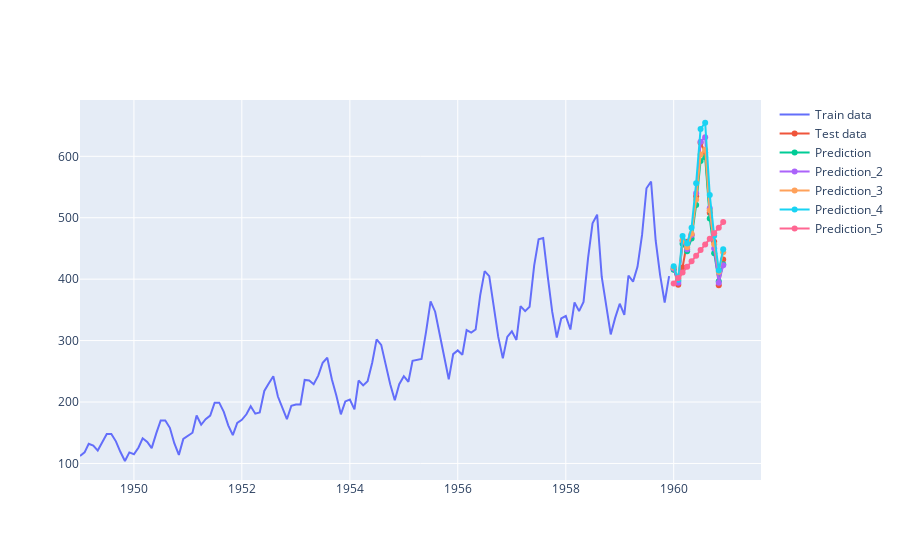

This figure's notebook cell:
### Code cell
iplot(Figure([Scatter(x = train.index,
                     y = train.values,
                     name = 'Train data'),
             Scatter(x = test.index,
                     y = test.values,
                     name = 'Test data'),
             Scatter(x = preds.index,
                    y = preds.values,
                    name = 'Prediction'),
             Scatter(x = preds_2.index,
                    y = preds_2.values,
                    name = 'Prediction_2'),
             Scatter(x = preds_3.index,
                    y = preds_3.values,
                    name = 'Prediction_3'),
             Scatter(x = preds_4.index,
                    y = preds_4.values,
                    name = 'Prediction_4'),
             Scatter(x = preds_5.index,
                    y = preds_5.values,
                    name = 'Prediction_5')]))

### Figure 1 — Plotly figure (JSON) as saved in the notebook; plotly's stock layout.template omitted (floating-point values rounded to 4 significant figures; data arrays with more than 128 entries replaced by an {"elided": "..."} marker saying what was removed)
{"data": [{"name": "Train data", "type": "scatter", "x": {"elided": "132 str values"}, "y": {"elided": "132 int values"}}, {"name": "Test data", "type": "scatter", "x": ["1960-01-01T00:00:00", "1960-02-01T00:00:00", "1960-03-01T00:00:00", "1960-04-01T00:00:00", "1960-05-01T00:00:00", "1960-06-01T00:00:00", "1960-07-01T00:00:00", "1960-08-01T00:00:00", "1960-09-01T00:00:00", "1960-10-01T00:00:00", "1960-11-01T00:00:00", "1960-12-01T00:00:00"], "y": [417, 391, 419, 461, 472, 535, 622, 606, 508, 461, 390, 432]}, {"name": "Prediction", "type": "scatter", "x": ["1960-01-01T00:00:00", "1960-02-01T00:00:00", "1960-03-01T00:00:00", "1960-04-01T00:00:00", "1960-05-01T00:00:00", "1960-06-01T00:00:00", "1960-07-01T00:00:00", "1960-08-01T00:00:00", "1960-09-01T00:00:00", "1960-10-01T00:00:00", "1960-11-01T00:00:00", "1960-12-01T00:00:00"], "y": [415.5, 397.1, 457.5, 445.4, 466.2, 520.7, 592.4, 598.8, 498.8, 442.4, 396.5, 424.3]}, {"name": "Prediction_2", "type": "scatter", "x": ["1960-01-01T00:00:00", "1960-02-01T00:00:00", "1960-03-01T00:00:00", "1960-04-01T00:00:00", "1960-05-01T00:00:00", "1960-06-01T00:00:00", "1960-07-01T00:00:00", "1960-08-01T00:00:00", "1960-09-01T00:00:00", "1960-10-01T00:00:00", "1960-11-01T00:00:00", "1960-12-01T00:00:00"], "y": [417.3, 394.1, 462.4, 448.6, 471.9, 539.9, 623.8, 631.2, 515.6, 449.9, 394.3, 422.5]}, {"name": "Prediction_3", "type": "scatter", "x": ["1960-01-01T00:00:00", "1960-02-01T00:00:00", "1960-03-01T00:00:00", "1960-04-01T00:00:00", "1960-05-01T00:00:00", "1960-06-01T00:00:00", "1960-07-01T00:00:00", "1960-08-01T00:00:00", "1960-09-01T00:00:00", "1960-10-01T00:00:00", "1960-11-01T00:00:00", "1960-12-01T00:00:00"], "y": [419.0, 401.6, 463.1, 452.1, 474.1, 529.6, 602.7, 610.7, 512.1, 456.9, 412.2, 443.9]}, {"name": "Prediction_4", "type": "scatter", "x": ["1960-01-01T00:00:00", "1960-02-01T00:00:00", "1960-03-01T00:00:00", "1960-04-01T00:00:00", "1960-05-01T00:00:00", "1960-06-01T00:00:00", "1960-07-01T00:00:00", "1960-08-01T00:00:00", "1960-09-01T00:00:00", "1960-10-01T00:00:00", "1960-11-01T00:00:00", "1960-12-01T00:00:00"], "y": [420.9, 399.2, 470.3, 458.3, 483.8, 556.2, 644.5, 654.6, 537.1, 470.8, 414.2, 448.6]}, {"name": "Prediction_5", "type": "scatter", "x": ["1960-01-01T00:00:00", "1960-02-01T00:00:00", "1960-03-01T00:00:00", "1960-04-01T00:00:00", "1960-05-01T00:00:00", "1960-06-01T00:00:00", "1960-07-01T00:00:00", "1960-08-01T00:00:00", "1960-09-01T00:00:00", "1960-10-01T00:00:00", "1960-11-01T00:00:00", "1960-12-01T00:00:00"], "y": [392.8, 401.9, 411.0, 420.1, 429.2, 438.3, 447.4, 456.5, 465.6, 474.7, 483.8, 492.9]}], "layout": {}}
